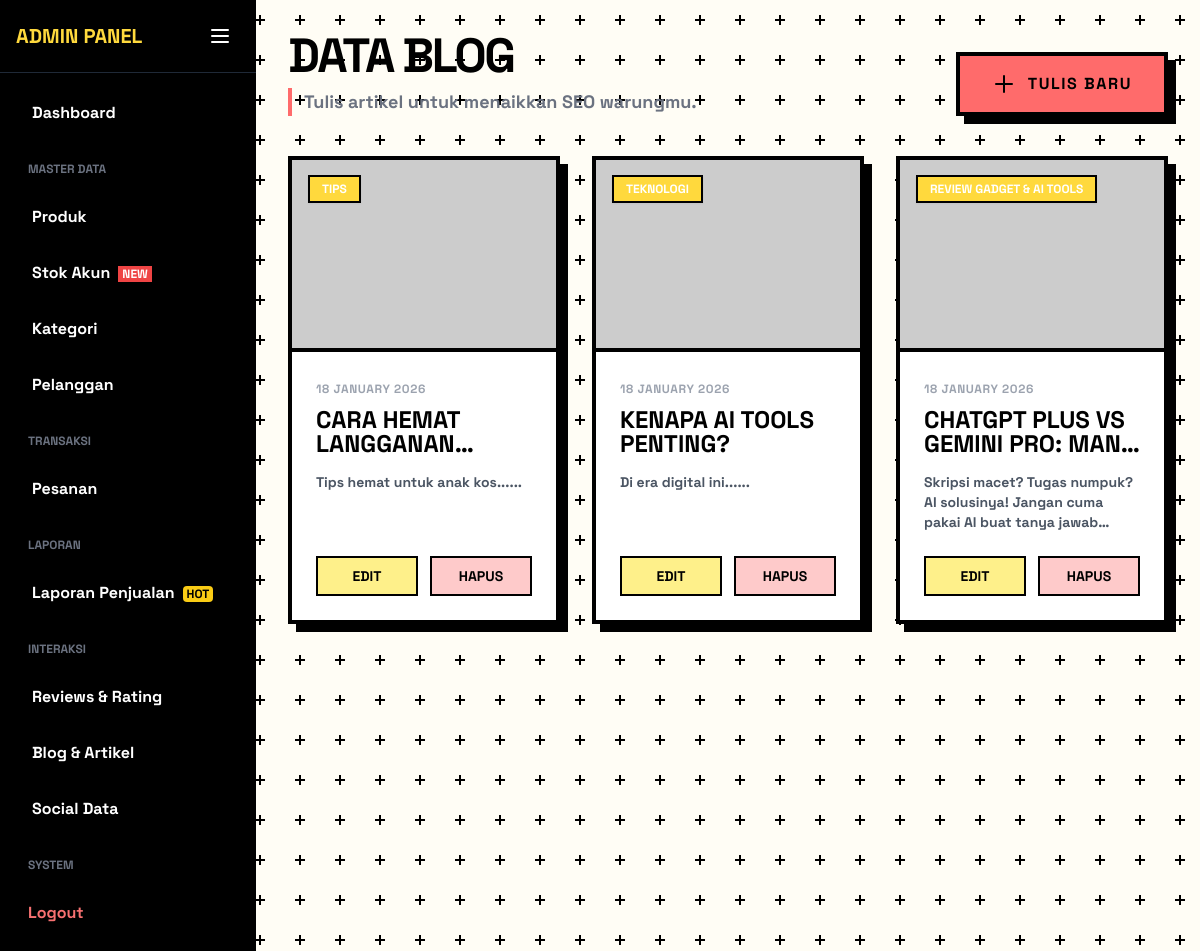
The app's page /admin/blog/index.php (signed in) with its own data.
### tables this page shows
CREATE TABLE `blog` (
  `id` int NOT NULL,
  `judul` varchar(200) DEFAULT NULL,
  `konten` text,
  `gambar` varchar(255) DEFAULT NULL,
  `kategori` varchar(50) DEFAULT NULL,
  `tanggal` date DEFAULT NULL
);

### admin/blog/index.php (the view, shortened to what this page needs)
<?php
include '../../config/database.php';
include '../includes/header.php';
include '../includes/sidebar.php';
$blogs = $conn->query("SELECT * FROM blog ORDER BY tanggal DESC");
?>
<div class="flex-1 p-8 relative">
    <div class="absolute inset-0 pattern-grid-lg opacity-10 pointer-events-none z-0"></div>
    <div class="relative z-10">
        <div class="flex flex-col md:flex-row justify-between items-start md:items-end mb-10 gap-6">
            <div>
                <h1 class="text-5xl font-black uppercase tracking-tighter mb-2">Data Blog</h1>
                <p class="font-bold text-gray-500 text-lg border-l-4 border-neo-accent pl-3">Tulis artikel untuk menaikkan SEO warungmu.</p>
            </div>
            <a href="tambah.php" class="bg-neo-accent text-black border-4 border-black px-8 py-4 font-black uppercase tracking-widest shadow-[8px_8px_0px_0px_rgba(0,0,0,1)] hover:shadow-none hover:translate-x-[2px] hover:translate-y-[2px] transition-all flex items-center gap-3">
                <svg xmlns="http://www.w3.org/2000/svg" class="h-6 w-6" fill="none" viewBox="0 0 24 24" stroke="currentColor"><path stroke-linecap="round" stroke-linejoin="round" stroke-width="2" d="M12 4v16m8-8H4" /></svg>
                Tulis Baru
            </a>
        </div>
        <div class="grid grid-cols-1 md:grid-cols-2 lg:grid-cols-3 gap-8">
            <?php while($row = $blogs->fetch_assoc()): ?>
            <div class="bg-white border-4 border-black shadow-neo hover:-translate-y-2 hover:shadow-[12px_12px_0px_0px_rgba(0,0,0,1)] transition-all duration-300 flex flex-col h-full group">
                <div class="h-48 bg-gray-200 border-b-4 border-black relative overflow-hidden group-hover:opacity-90 transition-opacity">
                    <?php if(!empty($row['gambar']) && file_exists("../../assets/img/blog/".$row['gambar'])): ?>
                        <img src="../../assets/img/blog/<?= $row['gambar'] ?>" class="w-full h-full object-cover grayscale group-hover:grayscale-0 transition-all duration-500" alt="Blog Thumb">
                    <?php else: ?>
                        <img src="https://placehold.co/600x400/<?= substr(md5($row['judul']), 0, 6) ?>/FFF?text=<?= urlencode(substr($row['judul'], 0, 10)) ?>" class="w-full h-full object-cover grayscale group-hover:grayscale-0 transition-all duration-500" alt="Blog Thumb">
                    <?php endif; ?>
                    <div class="absolute top-4 left-4">
                        <span class="bg-neo-secondary text-white border-2 border-black px-3 py-1 font-black text-xs uppercase shadow-sm">
                            <?= $row['kategori'] ?? 'UMUM' ?>
                        </span>
                    </div>
                </div>
                <div class="p-6 flex-1 flex flex-col">
                    <div class="mb-4">
                        <span class="text-xs font-black text-gray-400 uppercase tracking-wider">
                            <?= date('d F Y', strtotime($row['tanggal'])) ?>
                        </span>
                        <h3 class="font-black uppercase text-2xl leading-none mt-2 group-hover:text-neo-primary transition-colors line-clamp-2">
                            <?= $row['judul'] ?>
                        </h3>
                    </div>
                    <p class="text-gray-600 font-bold text-sm line-clamp-3 mb-6">
                        <?= strip_tags(substr($row['konten'] ?? 'Tidak ada konten.', 0, 150)) ?>...
                    </p>
                    <div class="mt-auto flex gap-3">
                        <a href="edit.php?id=<?= $row['id'] ?>" class="flex-1 text-center bg-yellow-200 hover:bg-yellow-400 text-black border-2 border-black py-2 font-black uppercase text-sm transition-all">
                            Edit
                        </a>
                        <a href="hapus.php?id=<?= $row['id'] ?>" onclick="return confirmAction(event, 'Hapus artikel ini?', this.href)" class="flex-1 text-center bg-red-200 hover:bg-red-500 hover:text-white text-black border-2 border-black py-2 font-black uppercase text-sm transition-all">
                            Hapus
                        </a>
                    </div>
                </div>
            </div>
            <?php endwhile; ?>
        </div>
    </div>
</div>
</body>
</html>

### assets/css/style.css (style rules this page uses)
body { background-color: #fffdf5 !important; background-size: 40px 40px !important; font-family: "Space Grotesk", sans-serif; color: #000; }

### records on screen
blog: kategori "TIPS", tanggal "18 JANUARY 2026", judul "CARA HEMAT…", konten "Tips hemat untuk anak kos..."
blog: kategori "TEKNOLOGI", tanggal "18 JANUARY 2026", judul "KENAPA AI TOOLS PENTING?", konten "Di era digital ini..."
blog: kategori "REVIEW GADGET & AI TOOLS", tanggal "18 JANUARY 2026", judul "CHATGPT PLUS VS GEMINI PRO:…", konten "Skripsi macet? Tugas numpuk? AI solusinya! Jangan cuma pakai AI buat tanya…"
